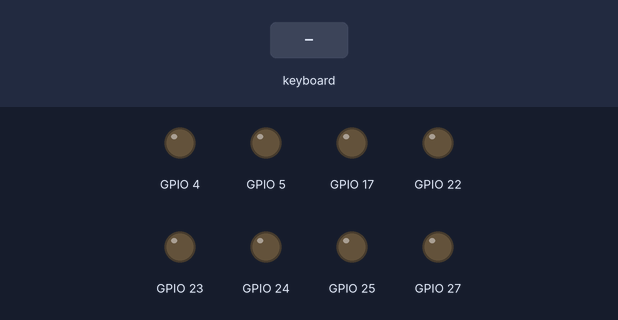
A program run on a simulated Raspberry Pi (BCM pin numbers). Shown: output pins drawn as LEDs (lit = HIGH). The inputs (shaded band) are chosen by the test bench. The pygame window is not drawn; what the program prints to the terminal is not drawn.

Above: at 1.2 s.
1.3 s: key up typed on the keyboard
At 1.39 s:
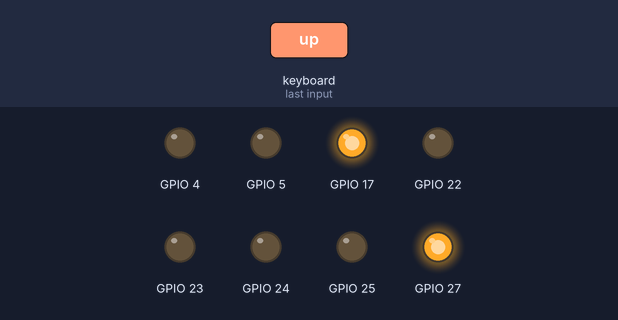
2.9 s: key down typed on the keyboard
At 2.99 s:
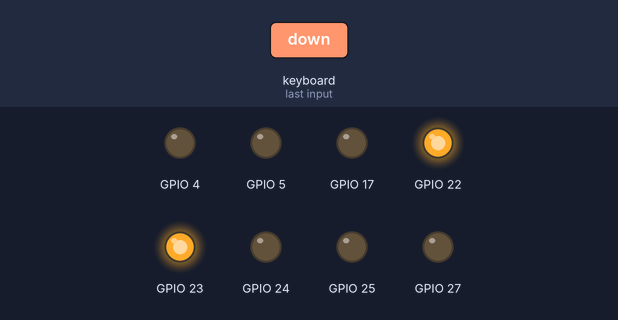
4.5 s: key right typed on the keyboard
At 4.59 s:
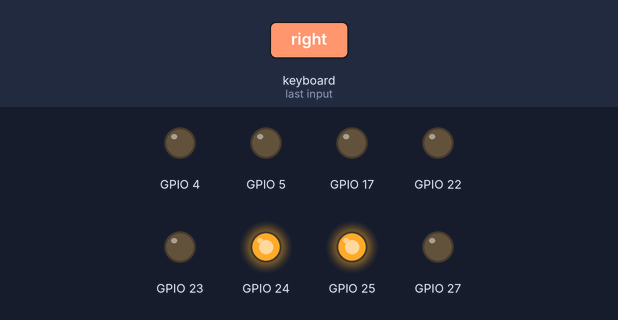
6.1 s: key left typed on the keyboard
At 6.19 s:
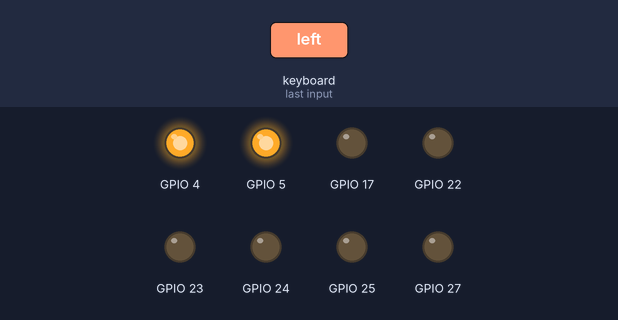
Timing chart, 0 to 8.7 s (numbered marks = the images above; inputs shaded):
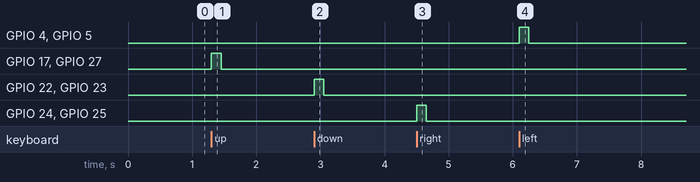

The program:

PygameController.py
```python
from gpiozero import OutputDevice
import pygame

#Initialize pin numbers
turnLeftPins = [4, 5]
turnRightPins = [24, 25]
moveForwardPins = [17, 27]
moveBackwardPins = [22, 23]

def turnOnPins(pins):
    for pin in pins:
        pin.on()

def turnOffPins(pins):
    for pin in pins:
        pin.off()

def setupPins(num):
    return [OutputDevice(num[0]), OutputDevice(num[1])]


if __name__ == "__main__":
    #Setup Pins
    print("Setting up pins...\n")
    left = setupPins(turnLeftPins)
    right = setupPins(turnRightPins)
    forward = setupPins(moveForwardPins)
    backward = setupPins(moveBackwardPins)

    #Setup Key Inputs
    print ("Setting up controller\n")
    pygame.init()
    screen = pygame.display.set_mode((400,300))
    print ("You may now begin controlling your vehicle")
    while True:
        for event in pygame.event.get():
            if event.type == pygame.QUIT:
                sys.exit()
        pressed = pygame.key.get_pressed()
        if pressed[pygame.K_UP]:
            turnOnPins(forward)
        elif pressed[pygame.K_DOWN]:
            turnOnPins(backward)
        else:
            turnOffPins(forward)
            turnOffPins(backward)
        if pressed[pygame.K_RIGHT]:
            turnOnPins(right)
        elif pressed[pygame.K_LEFT]:
            turnOnPins(left)
        else:
            turnOffPins(right)
            turnOffPins(left)
```

Measured:
- after the input at 1.3 s, GPIO 17, GPIO 27: LOW → HIGH at once, → LOW 0.15 s later
- after the input at 2.9 s, GPIO 22, GPIO 23: LOW → HIGH at once, → LOW 0.15 s later
- after the input at 4.5 s, GPIO 24, GPIO 25: LOW → HIGH at once, → LOW 0.15 s later
- after the input at 6.1 s, GPIO 4, GPIO 5: LOW → HIGH at once, → LOW 0.15 s later
